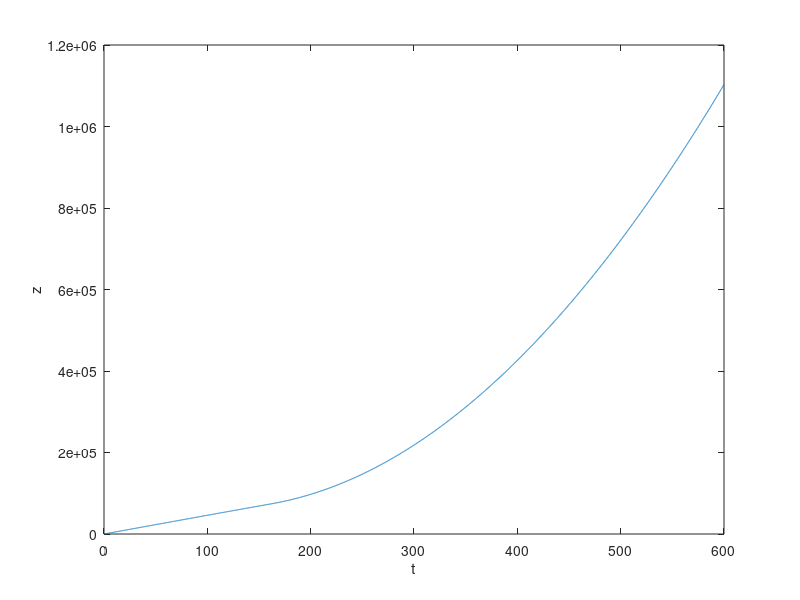

The MATLAB source for this figure:
%%%%%%%%%%%%%%%%%%%%%%%%%%%%%%%%%%%%%%%%%%%%%%%%%%%%
% RocketMan! 
% Describes the trajectory of a rocket shot vertically upward
% 
% NOTE: clear variables before each run
%%%%%%%%%%%%%%%%%%%%%%%%%%%%%%%%%%%%%%%%%%%%%%%%%%%%

%static variables
ve1=2500; ve2=3550;
dm1=251; dm2=4.1; md1=20000; md2=4500;
G=6.67*10^-11; RE=6371000; ME=5.972*10^24;
A= 113; atc=9;


%initialise values at t=0
z0=0;
v0=0;
m0=407000; m1=15500;
vt0=460; st0=0;
tau = 0.1; %interval
maxstep = 6000; % no. of iterations
%%%%%%%%%%%%%%%%%%%%%%%%%%%%%%%%%%%%%%%%%%%%%%%%%%%%

%assigning variables to init values
z=z0; v=v0; mf1=m0; a=0; mf2=m1; vt=vt0; st=st0;


for istep=1:maxstep
    iter=istep;
    t = (istep-1)*tau; 
    m=mf1+md1;
    rho=(1.225*exp(-(z)/8780));
    at=(-vt0)*(RE/(RE+z)^2)*v;
    
    
    xplot(istep) = t;
    yplot(istep) = st;
%     yplot(istep) = a/9.81;
%     yplot(istep) = 0.5*rho*v^2;
   

    % while mf > 0
    if( mf1 > 0 )
        a_prime = ve1*(dm1/tau)/m + vt^2/(RE+z) - G*ME/((z+RE)^2) - (0.5*0.82*rho*A*v^2)/m;
        if (a_prime>0)
            a = a_prime;
        else
            a = 0;
        end
        mf1 = mf1-dm1;
    else
        break
    end
    v = v+a*tau;
    z = z+v*tau;
    vt = vt + at*tau;
    st = st+vt*tau;
end

for istep=iter:maxstep
    t = (istep-1)*tau; 
    m=mf2+md2;
    rho=(1.225*exp(-(z)/8780));
    at=(-vt0)*(RE/(RE+z)^2)*v + atc;
    
    xplot(istep) = t;
    yplot(istep) = st;
%     yplot(istep) = a/9.81;
%     yplot(istep) = 0.5*rho*v^2;
   

    if( mf2 > 0 )
        a = ve2*(dm2/tau)/m + vt^2/(RE+z) - G*ME/((z+RE)^2) - (0.5*0.82*rho*A*v^2)/m;
        mf2 = mf2-dm2;
    else
        a= -G*ME/((z+RE)^2) - (0.5*0.82*rho*A*v^2)/m + vt^2/(RE+z);
    end
    v = v+a*tau;
    z = z+v*tau;
    vt = vt + at*tau;
    st = st+vt*tau;
end


plot1=plot(xplot,yplot,'-');
xlabel('t'); ylabel('z');












%%%%%%%%%%%%%%%%%%%%%%%%%%%%%%%%%%%%%%%%%%%%%%%%%%%%
% Changelog:
% 1.0 Initialise program. Basic acceleration
% 1.1 Added in dry mass and gravitational potential
% 1.2 Added in real world values (Falcon Heavy)
% 1.3 Added in drag force
% 1.4 Verified with Falcon Heavy
% 1.5 Added in stage 2

% 2.0 Make 2D: a_r, v_t
% 2.1 a_t
%%%%%%%%%%%%%%%%%%%%%%%%%%%%%%%%%%%%%%%%%%%%%%%%%%%%